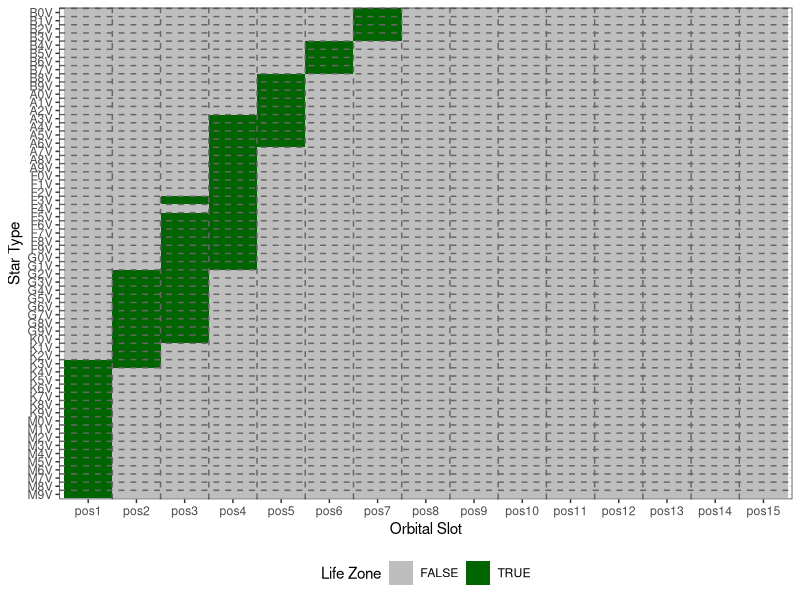
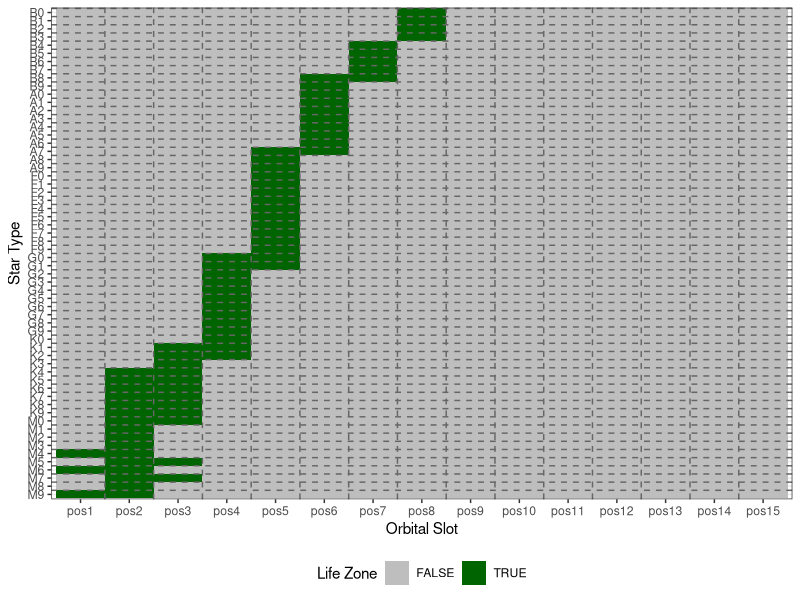

Generate these figures, in order, with R:
## ---- chunk 1
knitr::opts_chunk$set(echo = TRUE)
library(ggplot2)
library(reshape2)
library(here)
## ---- chunk 2
star_data <- read.csv(here("input","solar_type.csv"), row.names=1)

placement_constants <- c(0.4,0.7,1.0,1.6,2.8,5.2,10,19.6,
                         38.8,77.2,154,307.6,614.8,1229.2,
                         2458)

pos <- NULL
for(i in 1:15) {
  pos <- cbind(pos, star_data$mass*placement_constants[i])
}

colnames(pos) <- paste("pos", 1:15, sep="")
star_data <- cbind(star_data, pos)

habitable_zone <- pos>=star_data$distance_inner_au & pos<=star_data$distance_outer_au

habitable_zone <- data.frame(habitable_zone)
rownames(habitable_zone) <- rownames(star_data)

melted <- melt(as.matrix(habitable_zone))
ggplot(melted, aes(x = Var2, y = Var1, fill = value)) + geom_tile() +
  scale_fill_manual(values = c("grey", "darkgreen"), name="Life Zone")+
  geom_vline(xintercept = seq(from=1.5,to=14.5), linetype="dashed", color="grey40")+
  geom_hline(yintercept = seq(from=1.5,to=(nrow(habitable_zone)+0.5)), linetype="dashed", 
             color="grey40")+
  ylab("Star Type")+
  xlab("Orbital Slot")+
  theme_bw()+
  theme(legend.position = "bottom")
## ---- chunk 3
star_data <- read.csv(here("input","solar_type.csv"), row.names=1)

star_data$luminosity <- star_data$luminosity*4
star_data$distance_inner_au <- star_data$distance_inner_au*2
star_data$distance_outer_au <- star_data$distance_outer_au*2

placement_constants <- c(0.4,0.7,1.0,1.6,2.8,5.2,10,19.6,
                         38.8,77.2,154,307.6,614.8,1229.2,
                         2458)

pos <- NULL
for(i in 1:15) {
  pos <- cbind(pos, star_data$mass*placement_constants[i])
}

colnames(pos) <- paste("pos", 1:15, sep="")
star_data <- cbind(star_data, pos)

habitable_zone <- pos>=star_data$distance_inner_au & pos<=star_data$distance_outer_au

habitable_zone <- data.frame(habitable_zone)
rownames(habitable_zone) <- substr(rownames(star_data), 1, 2)

melted <- melt(as.matrix(habitable_zone))
ggplot(melted, aes(x = Var2, y = Var1, fill = value)) + geom_tile() +
  scale_fill_manual(values = c("grey", "darkgreen"), name="Life Zone")+
  geom_vline(xintercept = seq(from=1.5,to=14.5), linetype="dashed", color="grey40")+
  geom_hline(yintercept = seq(from=1.5,to=(nrow(habitable_zone)+0.5)), linetype="dashed", 
             color="grey40")+
  ylab("Star Type")+
  xlab("Orbital Slot")+
  theme_bw()+
  theme(legend.position = "bottom")
